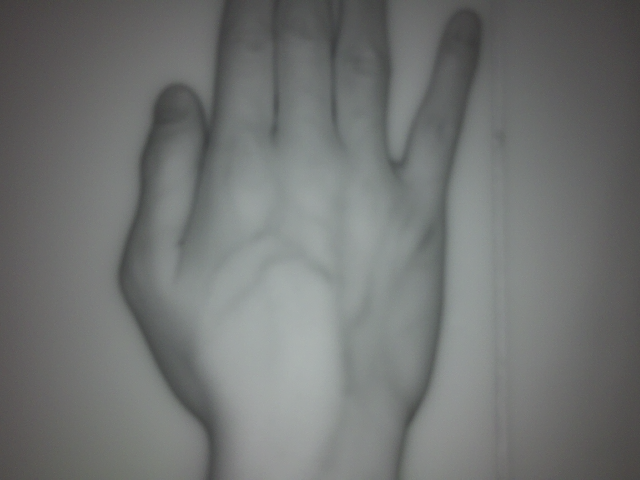
#> input picture experiment1_1/experiment/person_001_L1_IR.png, 640 x 480 px; its folder holds only this picture in this run
$ python contrast.py
#> lines starting #> are read from the running program, lines starting #| are printed output that depends on the picture
from glob import glob
import cv2
import os

paths = glob("experiment1_1/experiment/*.png")
print("Path Length:", len(paths))
print("Example:", paths[0])

save_dir = "experiment1_1/high_contrast"
os.makedirs(save_dir, exist_ok=True)

clahe = cv2.createCLAHE(
    clipLimit=2.0,
    tileGridSize=(8, 8)
)

for path in paths:
    if "_IR" not in path:
        continue

    img = cv2.imread(path, cv2.IMREAD_GRAYSCALE)
#> img: shape (480, 640); min 56, max 177, mean 114.2
    if img is None:
        print("Failed:", path)
        continue

    # 🔥 High contrast
    output = clahe.apply(img)
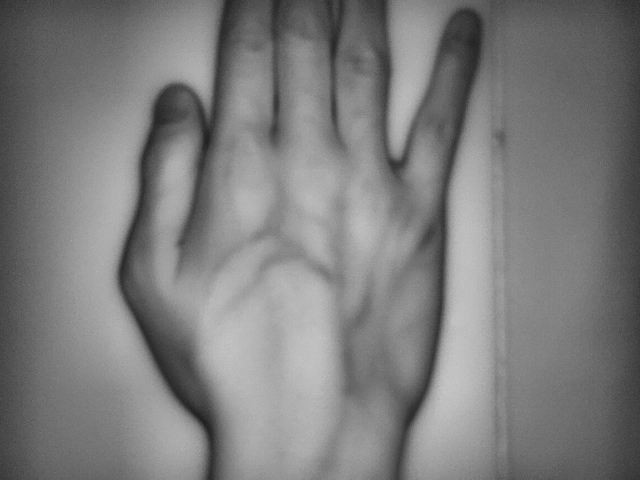
#> output: shape (480, 640); min 32, max 201, mean 124.4

    basename = os.path.basename(path)
    save_path = os.path.join(save_dir, basename)

    cv2.imwrite(save_path, output)
    print("Save output at:", save_path)

$ run again, on experiment1_1/experiment/person_002_L1_IR.png
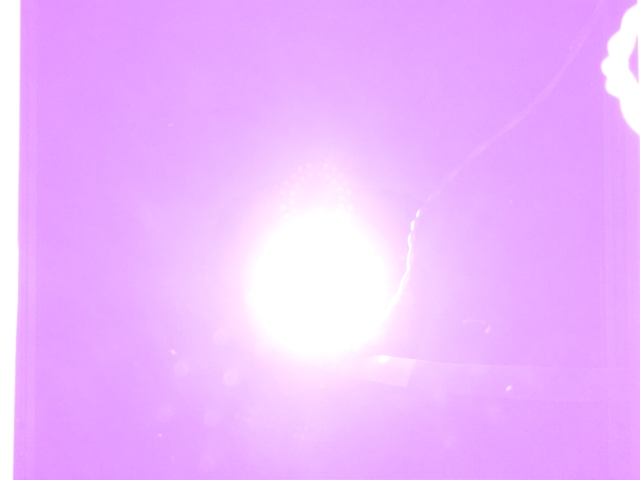
#> input picture experiment1_1/experiment/person_002_L1_IR.png, 640 x 480 px
#> `img = cv2.imread(path, cv2.IMREAD_GRAYSCALE)`:
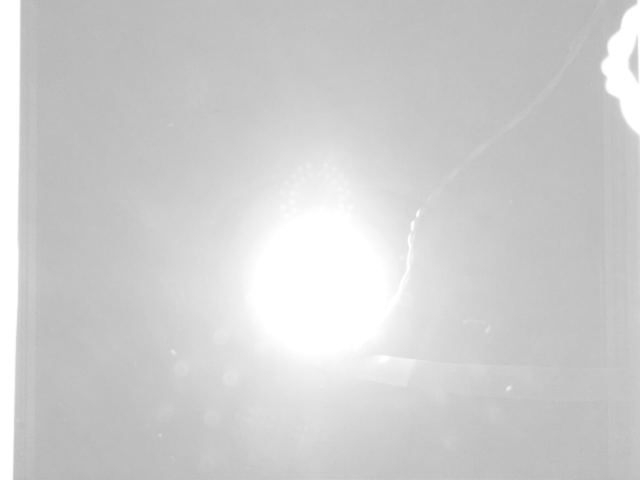
#> img: shape (480, 640); min 180, max 255, mean 206.8
#> `output = clahe.apply(img)`:
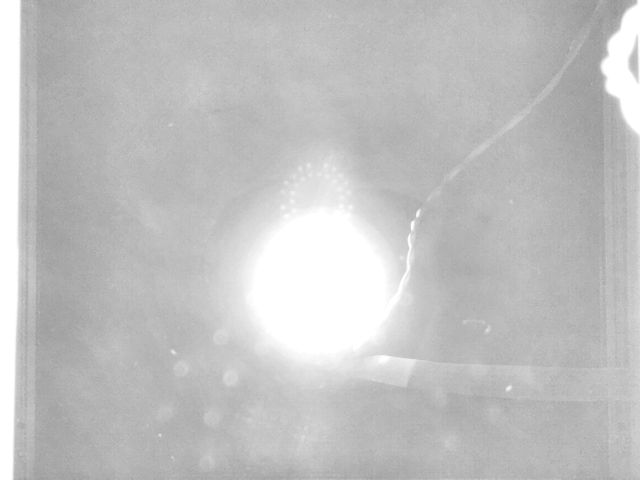
#> output: shape (480, 640); min 147, max 255, mean 193
